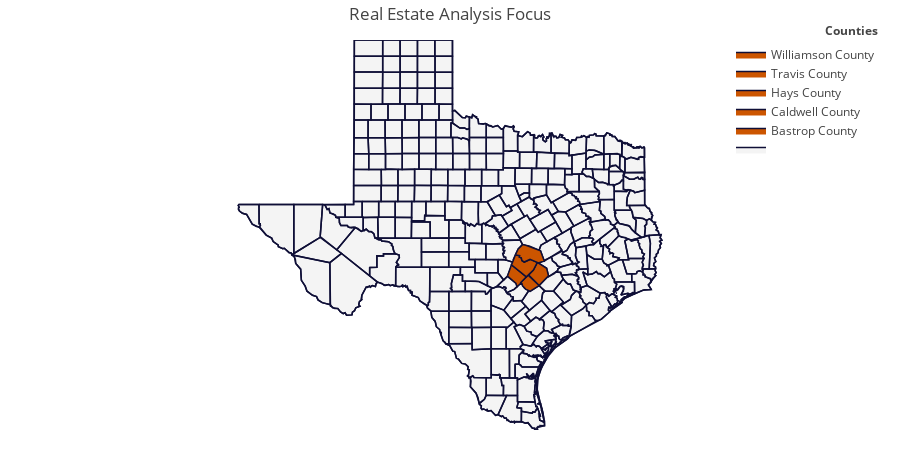

The notebook cell saved with this chart:
### Code cell
#assign list of fips codes that mark county level boundaries in maps
#Federal Information Processing System (FIPS) Codes for States and Counties 
#FIPS codes are numbers which uniquely identify geographic areas.

fips = tx_fips['fips'].to_list()
values = tx_fips['county_flag'].tolist()

heatmap_color = [
    'rgb(244, 244, 244)',
    'rgb(204, 85, 0)', #Burn Orange
    'rgb(204, 85, 0)',
    'rgb(204, 85, 0)',
    'rgb(204, 85, 0)',
    'rgb(204, 85, 0)']

#endpts = list(range(0,1))

#plotly.figure_factory.create_choropleth
#https://plotly.com/python-api-reference/generated/plotly.figure_factory.create_choropleth.html

fig = ff.create_choropleth(
        fips=fips, values=values,  colorscale = heatmap_color,
        show_state_data = True, scope = ['TX'],
        #binning_endpoints=endpts,
        county_outline={'color': 'rgb(15,15,55)', 'width': 1.5},
	    state_outline={'color': 'rgb(15,15,55)', 'width': 1.5},
        show_hover = True,
	    legend_title='Counties', title='Real Estate Analysis Focus')

hover_ix, hover = [(ix, t) for ix, t in enumerate(fig['data']) if t.text][0]

# mismatching lengths indicates bug
# fix to show hover data when many counties in a map
# https://github.com/plotly/plotly.py/issues/1429
if len(hover['text']) != len(tx_fips):

    ht = pd.Series(hover['text'])

    no_dupe_ix = ht.index[~ht.duplicated()]

    hover_x_deduped = np.array(hover['x'])[no_dupe_ix]
    hover_y_deduped = np.array(hover['y'])[no_dupe_ix]

    new_hover_x = [x if type(x) == float else x[0] for x in hover_x_deduped]
    new_hover_y = [y if type(y) == float else y[0] for y in hover_y_deduped]

    fig['data'][hover_ix]['text'] = ht.drop_duplicates()
    fig['data'][hover_ix]['x'] = new_hover_x
    fig['data'][hover_ix]['y'] = new_hover_y

fig.layout.template = None
fig.show()

### Figure 1 — Plotly figure (JSON) as saved in the notebook; plotly's stock layout.template omitted (floating-point values rounded to 4 significant figures; data arrays with more than 128 entries replaced by an {"elided": "..."} marker saying what was removed)
{"data": [{"fill": "toself", "fillcolor": "rgb(244, 244, 244)", "hoverinfo": "none", "line": {"color": "rgb(15,15,55)", "width": 1.5}, "mode": "lines", "name": "", "type": "scatter", "x": {"elided": "3358 float values"}, "y": {"elided": "3358 float values"}}, {"fill": "toself", "fillcolor": "rgb(204, 85, 0)", "hoverinfo": "none", "line": {"color": "rgb(15,15,55)", "width": 1.5}, "mode": "lines", "name": "Bastrop County", "type": "scatter", "x": [-97.64, -97.49, -97.37, -97.08, -97.02, -97.32, -97.64, null], "y": [30.08, 30.21, 30.42, 30.26, 30.05, 29.79, 30.08, null]}, {"fill": "toself", "fillcolor": "rgb(204, 85, 0)", "hoverinfo": "none", "line": {"color": "rgb(15,15,55)", "width": 1.5}, "mode": "lines", "name": "Caldwell County", "type": "scatter", "x": [-97.9, -97.66, -97.32, -97.6, -97.74, -97.83, -97.85, -97.9, null], "y": [29.86, 30.07, 29.79, 29.63, 29.69, 29.78, 29.84, 29.86, null]}, {"fill": "toself", "fillcolor": "rgb(204, 85, 0)", "hoverinfo": "none", "line": {"color": "rgb(15,15,55)", "width": 1.5}, "mode": "lines", "name": "Hays County", "type": "scatter", "x": [-98.29, -98.17, -97.71, -97.89, -97.9, -97.87, -98.0, -98.03, -98.29, null], "y": [30.05, 30.36, 30.02, 29.88, 29.86, 29.86, 29.75, 29.85, 30.05, null]}, {"fill": "toself", "fillcolor": "rgb(204, 85, 0)", "hoverinfo": "none", "line": {"color": "rgb(15,15,55)", "width": 1.5}, "mode": "lines", "name": "Travis County", "type": "scatter", "x": [-98.16, -98.05, -98.01, -97.92, -97.93, -97.87, -97.85, -97.78, -97.58, -97.37, -97.49, -97.71, -98.17, -98.16, null], "y": [30.38, 30.62, 30.63, 30.6, 30.57, 30.55, 30.47, 30.43, 30.5, 30.42, 30.21, 30.02, 30.36, 30.38, null]}, {"fill": "toself", "fillcolor": "rgb(204, 85, 0)", "hoverinfo": "none", "line": {"color": "rgb(15,15,55)", "width": 1.5}, "mode": "lines", "name": "Williamson County", "type": "scatter", "x": [-98.05, -97.96, -97.83, -97.76, -97.27, -97.16, -97.33, -97.6, -97.78, -97.85, -97.87, -97.93, -97.92, -98.05, null], "y": [30.62, 30.79, 30.91, 30.9, 30.74, 30.46, 30.4, 30.5, 30.43, 30.47, 30.55, 30.57, 30.6, 30.62, null]}, {"hoverinfo": "text", "legendgroup": "centroids", "marker": {"color": "white", "opacity": 0}, "mode": "markers", "name": "US Counties", "selected": {"marker": {"color": "white", "opacity": 1, "size": 3}}, "showlegend": false, "text": {"elided": "254 str values"}, "type": "scatter", "unselected": {"marker": {"opacity": 0}}, "x": {"elided": "254 float values"}, "y": {"elided": "254 float values"}}, {"hoverinfo": "text", "legendgroup": "States", "line": {"color": "rgb(15,15,55)", "width": 1.5}, "mode": "lines", "showlegend": false, "type": "scatter", "x": {"elided": "634 float values"}, "y": {"elided": "634 float values"}}], "layout": {"annotations": [{"showarrow": false, "text": "<b>Counties</b>", "x": 1, "xanchor": "right", "xref": "paper", "y": 1.05, "yref": "paper"}], "dragmode": "select", "height": 450, "hovermode": "closest", "legend": {"traceorder": "reversed", "x": 1, "xanchor": "right", "y": 1, "yanchor": "top"}, "margin": {"b": 20, "l": 20, "r": 20, "t": 40}, "title": {"text": "Real Estate Analysis Focus"}, "width": 900, "xaxis": {"autorange": false, "fixedrange": true, "range": [-113.4, -86.75], "showgrid": false, "showticklabels": false, "zeroline": false}, "yaxis": {"autorange": false, "fixedrange": true, "range": [25.84, 36.5], "showgrid": false, "showticklabels": false, "zeroline": false}}}
